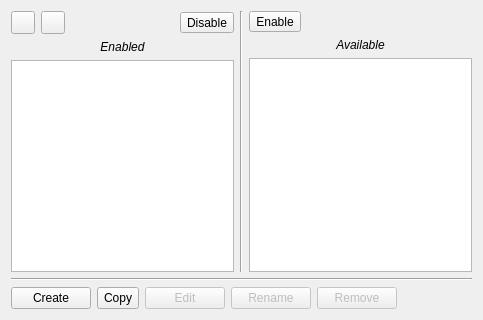
<?xml version="1.0" encoding="UTF-8"?>
<ui version="4.0">
 <class>QSSPage</class>
 <widget class="QWidget" name="QSSPage">
  <property name="geometry">
   <rect>
    <x>0</x>
    <y>0</y>
    <width>483</width>
    <height>320</height>
   </rect>
  </property>
  <property name="windowTitle">
   <string notr="true">Style Sheet Editor</string>
  </property>
  <layout class="QVBoxLayout" name="verticalLayout">
   <item>
    <layout class="QHBoxLayout" name="horizontalLayout_2">
     <item>
      <layout class="QVBoxLayout" name="verticalLayout_2">
       <item>
        <layout class="QHBoxLayout" name="horizontalLayout_4">
         <item>
          <widget class="QToolButton" name="tool_priority_up">
           <property name="sizePolicy">
            <sizepolicy hsizetype="Fixed" vsizetype="Fixed">
             <horstretch>0</horstretch>
             <verstretch>0</verstretch>
            </sizepolicy>
           </property>
           <property name="toolTip">
            <string>Increase Priority</string>
           </property>
           <property name="text">
            <string notr="true"/>
           </property>
           <property name="icon">
            <iconset theme="arrow-up">
             <normaloff>.</normaloff>.</iconset>
           </property>
          </widget>
         </item>
         <item>
          <widget class="QToolButton" name="tool_priority_down">
           <property name="sizePolicy">
            <sizepolicy hsizetype="Fixed" vsizetype="Fixed">
             <horstretch>0</horstretch>
             <verstretch>0</verstretch>
            </sizepolicy>
           </property>
           <property name="toolTip">
            <string>Decrease priority of style</string>
           </property>
           <property name="text">
            <string notr="true"/>
           </property>
           <property name="icon">
            <iconset theme="arrow-down">
             <normaloff>.</normaloff>.</iconset>
           </property>
          </widget>
         </item>
         <item>
          <spacer name="horizontalSpacer_2">
           <property name="sizePolicy">
            <sizepolicy hsizetype="Fixed" vsizetype="Minimum">
             <horstretch>0</horstretch>
             <verstretch>0</verstretch>
            </sizepolicy>
           </property>
           <property name="orientation">
            <enum>Qt::Horizontal</enum>
           </property>
           <property name="sizeHint" stdset="0">
            <size>
             <width>40</width>
             <height>20</height>
            </size>
           </property>
          </spacer>
         </item>
         <item>
          <widget class="QToolButton" name="tool_disable">
           <property name="sizePolicy">
            <sizepolicy hsizetype="Fixed" vsizetype="Fixed">
             <horstretch>0</horstretch>
             <verstretch>0</verstretch>
            </sizepolicy>
           </property>
           <property name="toolTip">
            <string>Disable Style</string>
           </property>
           <property name="text">
            <string>Disable</string>
           </property>
           <property name="icon">
            <iconset theme="arrow-right">
             <normaloff>.</normaloff>.</iconset>
           </property>
           <property name="toolButtonStyle">
            <enum>Qt::ToolButtonTextBesideIcon</enum>
           </property>
          </widget>
         </item>
        </layout>
       </item>
       <item>
        <widget class="QLabel" name="label">
         <property name="font">
          <font>
           <italic>true</italic>
          </font>
         </property>
         <property name="text">
          <string>Enabled</string>
         </property>
         <property name="alignment">
          <set>Qt::AlignCenter</set>
         </property>
        </widget>
       </item>
       <item>
        <widget class="QListWidget" name="qssListWidget">
         <property name="contextMenuPolicy">
          <enum>Qt::CustomContextMenu</enum>
         </property>
         <property name="alternatingRowColors">
          <bool>false</bool>
         </property>
         <property name="resizeMode">
          <enum>QListView::Fixed</enum>
         </property>
        </widget>
       </item>
      </layout>
     </item>
     <item>
      <widget class="Line" name="line">
       <property name="orientation">
        <enum>Qt::Vertical</enum>
       </property>
      </widget>
     </item>
     <item>
      <layout class="QVBoxLayout" name="verticalLayout_3">
       <item>
        <layout class="QHBoxLayout" name="horizontalLayout_3">
         <item>
          <widget class="QToolButton" name="tool_enable">
           <property name="sizePolicy">
            <sizepolicy hsizetype="Fixed" vsizetype="Fixed">
             <horstretch>0</horstretch>
             <verstretch>0</verstretch>
            </sizepolicy>
           </property>
           <property name="text">
            <string>Enable</string>
           </property>
           <property name="icon">
            <iconset theme="arrow-left">
             <normaloff>.</normaloff>.</iconset>
           </property>
           <property name="toolButtonStyle">
            <enum>Qt::ToolButtonTextBesideIcon</enum>
           </property>
          </widget>
         </item>
         <item>
          <spacer name="horizontalSpacer_3">
           <property name="sizePolicy">
            <sizepolicy hsizetype="Fixed" vsizetype="Minimum">
             <horstretch>0</horstretch>
             <verstretch>0</verstretch>
            </sizepolicy>
           </property>
           <property name="orientation">
            <enum>Qt::Horizontal</enum>
           </property>
           <property name="sizeHint" stdset="0">
            <size>
             <width>40</width>
             <height>20</height>
            </size>
           </property>
          </spacer>
         </item>
        </layout>
       </item>
       <item>
        <widget class="QLabel" name="label_2">
         <property name="font">
          <font>
           <italic>true</italic>
          </font>
         </property>
         <property name="text">
          <string>Available</string>
         </property>
         <property name="alignment">
          <set>Qt::AlignCenter</set>
         </property>
        </widget>
       </item>
       <item>
        <widget class="QListWidget" name="list_disabled"/>
       </item>
      </layout>
     </item>
    </layout>
   </item>
   <item>
    <widget class="Line" name="line_2">
     <property name="orientation">
      <enum>Qt::Horizontal</enum>
     </property>
    </widget>
   </item>
   <item>
    <layout class="QHBoxLayout" name="horizontalLayout">
     <item>
      <widget class="QPushButton" name="createButton">
       <property name="enabled">
        <bool>true</bool>
       </property>
       <property name="sizePolicy">
        <sizepolicy hsizetype="Preferred" vsizetype="Preferred">
         <horstretch>0</horstretch>
         <verstretch>0</verstretch>
        </sizepolicy>
       </property>
       <property name="text">
        <string>Create</string>
       </property>
      </widget>
     </item>
     <item>
      <widget class="QToolButton" name="copyButton">
       <property name="sizePolicy">
        <sizepolicy hsizetype="Preferred" vsizetype="Preferred">
         <horstretch>0</horstretch>
         <verstretch>0</verstretch>
        </sizepolicy>
       </property>
       <property name="text">
        <string>Copy</string>
       </property>
      </widget>
     </item>
     <item>
      <widget class="QPushButton" name="editButton">
       <property name="enabled">
        <bool>false</bool>
       </property>
       <property name="sizePolicy">
        <sizepolicy hsizetype="Preferred" vsizetype="Preferred">
         <horstretch>0</horstretch>
         <verstretch>0</verstretch>
        </sizepolicy>
       </property>
       <property name="text">
        <string>Edit</string>
       </property>
      </widget>
     </item>
     <item>
      <widget class="QPushButton" name="renameButton">
       <property name="enabled">
        <bool>false</bool>
       </property>
       <property name="sizePolicy">
        <sizepolicy hsizetype="Preferred" vsizetype="Preferred">
         <horstretch>0</horstretch>
         <verstretch>0</verstretch>
        </sizepolicy>
       </property>
       <property name="text">
        <string>Rename</string>
       </property>
      </widget>
     </item>
     <item>
      <widget class="QPushButton" name="removeButton">
       <property name="enabled">
        <bool>false</bool>
       </property>
       <property name="sizePolicy">
        <sizepolicy hsizetype="Preferred" vsizetype="Preferred">
         <horstretch>0</horstretch>
         <verstretch>0</verstretch>
        </sizepolicy>
       </property>
       <property name="text">
        <string>Remove</string>
       </property>
      </widget>
     </item>
     <item>
      <spacer name="horizontalSpacer">
       <property name="orientation">
        <enum>Qt::Horizontal</enum>
       </property>
       <property name="sizeHint" stdset="0">
        <size>
         <width>189</width>
         <height>20</height>
        </size>
       </property>
      </spacer>
     </item>
    </layout>
   </item>
  </layout>
 </widget>
 <resources/>
 <connections/>
</ui>
